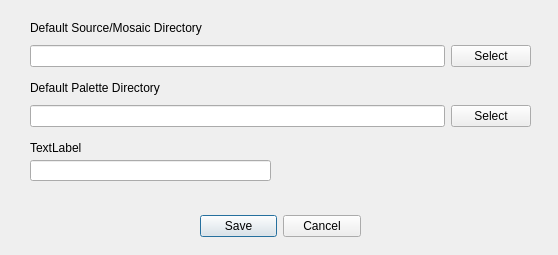
<?xml version="1.0" encoding="UTF-8"?>
<ui version="4.0">
 <class>PreferencesDialog</class>
 <widget class="QDialog" name="PreferencesDialog">
  <property name="windowModality">
   <enum>Qt::ApplicationModal</enum>
  </property>
  <property name="geometry">
   <rect>
    <x>0</x>
    <y>0</y>
    <width>558</width>
    <height>255</height>
   </rect>
  </property>
  <property name="windowTitle">
   <string>Preferences</string>
  </property>
  <widget class="QDialogButtonBox" name="buttonBox">
   <property name="geometry">
    <rect>
     <x>200</x>
     <y>210</y>
     <width>161</width>
     <height>32</height>
    </rect>
   </property>
   <property name="orientation">
    <enum>Qt::Horizontal</enum>
   </property>
   <property name="standardButtons">
    <set>QDialogButtonBox::Cancel|QDialogButtonBox::Save</set>
   </property>
  </widget>
  <widget class="QLabel" name="label">
   <property name="geometry">
    <rect>
     <x>30</x>
     <y>20</y>
     <width>231</width>
     <height>16</height>
    </rect>
   </property>
   <property name="text">
    <string>Default Source/Mosaic Directory</string>
   </property>
  </widget>
  <widget class="QLabel" name="label_2">
   <property name="geometry">
    <rect>
     <x>30</x>
     <y>80</y>
     <width>211</width>
     <height>16</height>
    </rect>
   </property>
   <property name="text">
    <string>Default Palette Directory</string>
   </property>
  </widget>
  <widget class="QLineEdit" name="prefixPref">
   <property name="geometry">
    <rect>
     <x>30</x>
     <y>160</y>
     <width>241</width>
     <height>21</height>
    </rect>
   </property>
   <property name="maxLength">
    <number>16</number>
   </property>
  </widget>
  <widget class="QLabel" name="label_3">
   <property name="geometry">
    <rect>
     <x>30</x>
     <y>140</y>
     <width>60</width>
     <height>16</height>
    </rect>
   </property>
   <property name="text">
    <string>TextLabel</string>
   </property>
  </widget>
  <widget class="QWidget" name="">
   <property name="geometry">
    <rect>
     <x>30</x>
     <y>40</y>
     <width>501</width>
     <height>33</height>
    </rect>
   </property>
   <layout class="QHBoxLayout" name="horizontalLayout">
    <item>
     <widget class="QLineEdit" name="sourceDirPref">
      <property name="acceptDrops">
       <bool>false</bool>
      </property>
      <property name="readOnly">
       <bool>true</bool>
      </property>
     </widget>
    </item>
    <item>
     <widget class="QPushButton" name="soureDirButton">
      <property name="text">
       <string>Select</string>
      </property>
     </widget>
    </item>
   </layout>
  </widget>
  <widget class="QWidget" name="">
   <property name="geometry">
    <rect>
     <x>30</x>
     <y>100</y>
     <width>501</width>
     <height>33</height>
    </rect>
   </property>
   <layout class="QHBoxLayout" name="horizontalLayout_2">
    <item>
     <widget class="QLineEdit" name="paletteDirPref">
      <property name="readOnly">
       <bool>true</bool>
      </property>
     </widget>
    </item>
    <item>
     <widget class="QPushButton" name="paletteDirButton">
      <property name="text">
       <string>Select</string>
      </property>
     </widget>
    </item>
   </layout>
  </widget>
 </widget>
 <resources/>
 <connections>
  <connection>
   <sender>buttonBox</sender>
   <signal>accepted()</signal>
   <receiver>PreferencesDialog</receiver>
   <slot>accept()</slot>
   <hints>
    <hint type="sourcelabel">
     <x>248</x>
     <y>254</y>
    </hint>
    <hint type="destinationlabel">
     <x>157</x>
     <y>274</y>
    </hint>
   </hints>
  </connection>
  <connection>
   <sender>buttonBox</sender>
   <signal>rejected()</signal>
   <receiver>PreferencesDialog</receiver>
   <slot>reject()</slot>
   <hints>
    <hint type="sourcelabel">
     <x>316</x>
     <y>260</y>
    </hint>
    <hint type="destinationlabel">
     <x>286</x>
     <y>274</y>
    </hint>
   </hints>
  </connection>
 </connections>
</ui>
